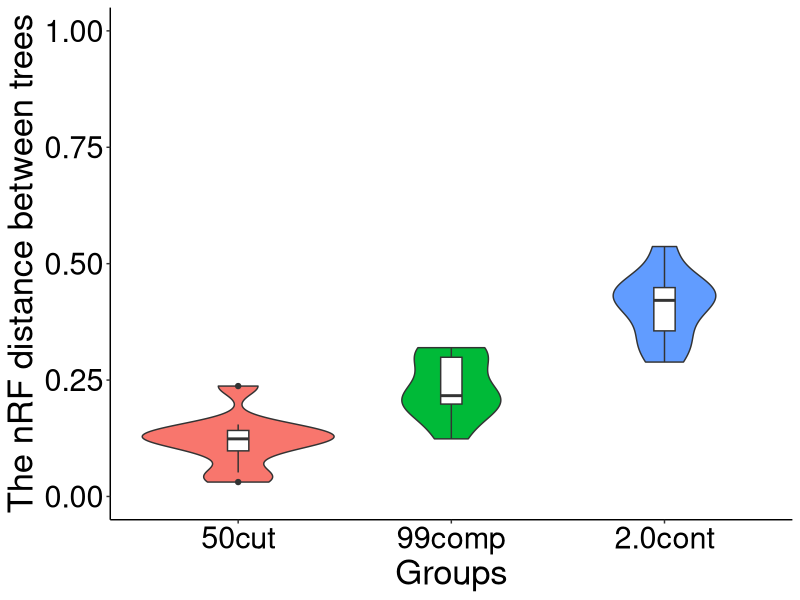
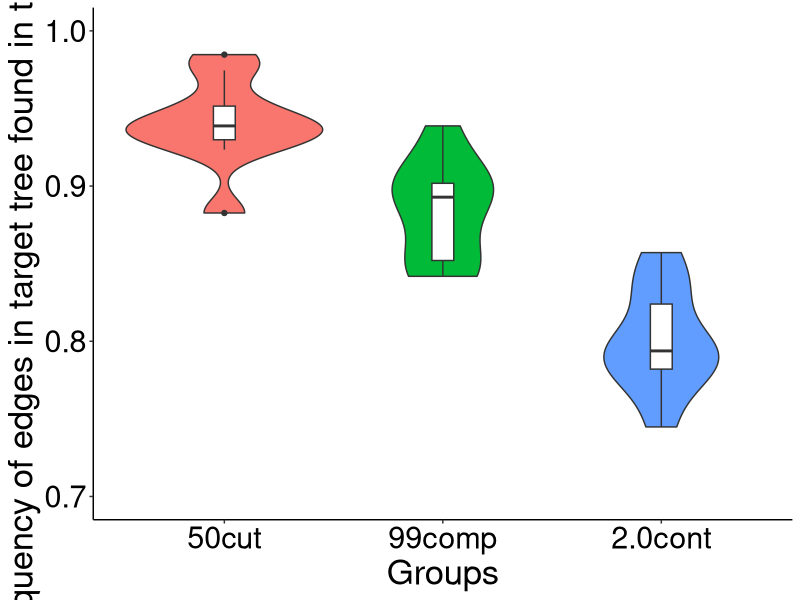

These figures' R source, in order:
library(tidyverse)
library(dplyr)
library(ggplot2) 

## Load phylogenetic comparison data of E. coli.
EC_group <- read.table(file = "R_code/Fig6.phylogenetic_tree/EC_10_groups_core_algn_ete.txt", sep = "\t" )
EC_group$V1 <- factor(EC_group$V1, levels=c("50cut", "99comp", "2.0cont"))

## The nRF values for 10 E. coli datasets. The y-axis range between 0 and 1.
plot_EC <- ggplot(data=EC_group,aes(x=V1, y=V2, group=V1, fill=V1))+
  geom_violin(trim=TRUE)+
  geom_boxplot(width=0.1, fill="white")+
  theme(legend.position="none",
        axis.text.x = element_text(color="black", size=22),
        axis.text.y = element_text(color="black", size=22),
        axis.title.x = element_text(size=25),
        axis.title.y = element_text(size=25))+
  theme(panel.grid.major = element_blank(), panel.grid.minor = element_blank(),
        panel.background = element_blank(), axis.line = element_line(colour = "black"))+
  scale_x_discrete(name="Groups")+
  scale_y_continuous(name="The nRF distance between trees", limits = c(0, 1))

plot_EC

## The frequency of edges (for Figure S13). 
plot_EC_edges <- ggplot(data=EC_group,aes(x=V1, y=V3, group=V1, fill=V1)) +
  geom_violin(trim=TRUE)+
  geom_boxplot(width=0.1, fill="white")+
  theme(legend.position="none",
        axis.text.x = element_text(color="black", size=22),
        axis.text.y = element_text(color="black", size=22),
        axis.title.x = element_text(size=25),
        axis.title.y = element_text(size=25))+
  theme(panel.grid.major = element_blank(), panel.grid.minor = element_blank(),
        panel.background = element_blank(), axis.line = element_line(colour = "black"))+
  scale_x_discrete(name="Groups")+
  #scale_y_continuous(name="The normalized Robinson-Foulds (nRF) distance between trees", limits = c(0, 0.6))
  scale_y_continuous(name="The frequency of edges in target tree found in the reference", limits = c(0.7, 1))

plot_EC_edges
